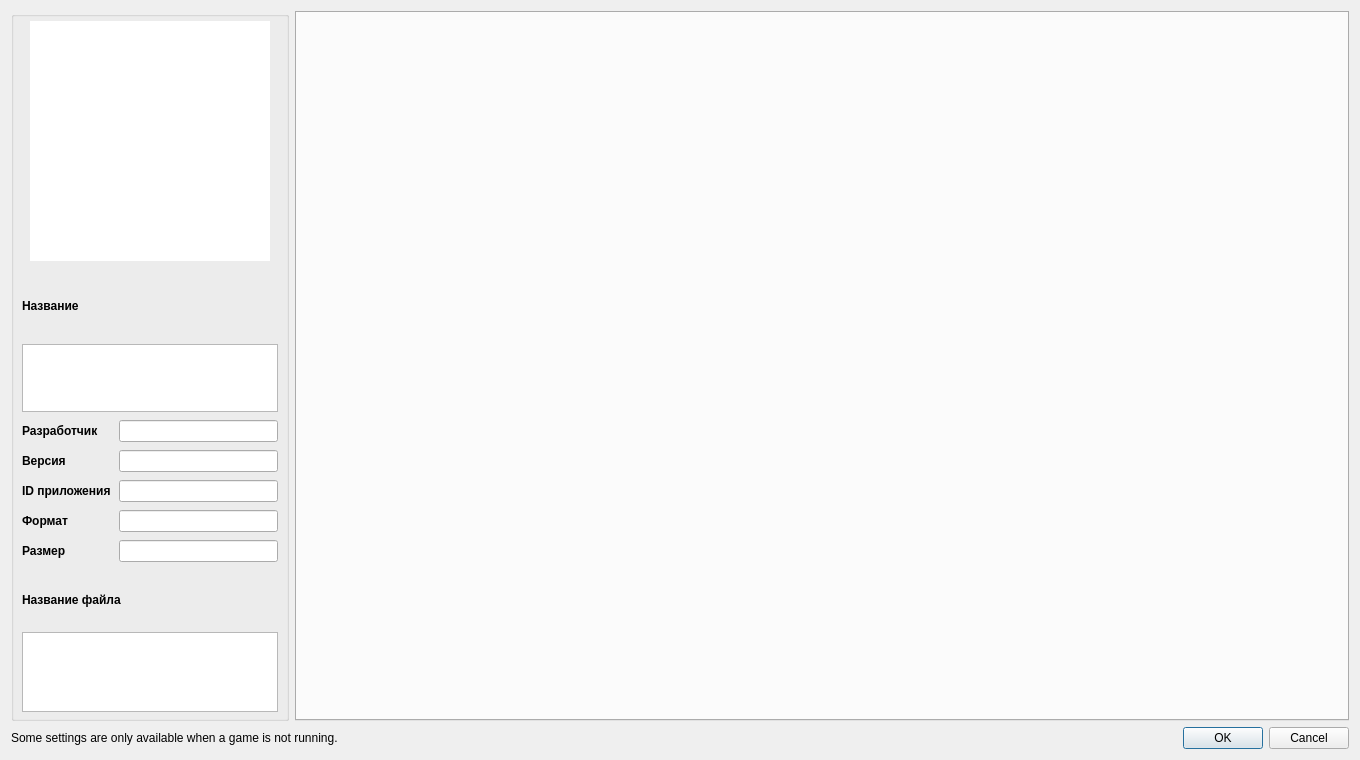
<?xml version="1.0" encoding="UTF-8"?>
<ui version="4.0">
 <class>ConfigurePerGame</class>
 <widget class="QDialog" name="ConfigurePerGame">
  <property name="geometry">
   <rect>
    <x>0</x>
    <y>0</y>
    <width>1360</width>
    <height>760</height>
   </rect>
  </property>
  <property name="minimumSize">
   <size>
    <width>1200</width>
    <height>720</height>
   </size>
  </property>
  <property name="windowTitle">
   <string>Параметры игры</string>
  </property>
  <layout class="QVBoxLayout" name="verticalLayout_3">
   <item>
    <layout class="QHBoxLayout" name="horizontalLayout">
     <item>
      <widget class="QGroupBox" name="groupBox">
       <property name="sizePolicy">
        <sizepolicy hsizetype="Maximum" vsizetype="Preferred">
         <horstretch>0</horstretch>
         <verstretch>0</verstretch>
        </sizepolicy>
       </property>
       <property name="title">
        <string/>
       </property>
        <layout class="QVBoxLayout" name="verticalLayout">
         <property name="spacing">
          <number>8</number>
         </property>
         <property name="leftMargin">
          <number>8</number>
         </property>
         <property name="topMargin">
          <number>4</number>
         </property>
         <property name="rightMargin">
          <number>8</number>
         </property>
         <property name="bottomMargin">
          <number>6</number>
         </property>
         <item alignment="Qt::AlignHCenter">
          <widget class="QGraphicsView" name="icon_view">
           <property name="sizePolicy">
            <sizepolicy hsizetype="Fixed" vsizetype="Fixed">
             <horstretch>0</horstretch>
             <verstretch>0</verstretch>
            </sizepolicy>
           </property>
           <property name="minimumSize">
            <size>
             <width>240</width>
             <height>240</height>
            </size>
           </property>
           <property name="maximumSize">
            <size>
             <width>240</width>
             <height>240</height>
            </size>
           </property>
           <property name="frameShape">
            <enum>QFrame::NoFrame</enum>
           </property>
           <property name="verticalScrollBarPolicy">
            <enum>Qt::ScrollBarAlwaysOff</enum>
           </property>
           <property name="horizontalScrollBarPolicy">
            <enum>Qt::ScrollBarAlwaysOff</enum>
           </property>
           <property name="interactive">
            <bool>false</bool>
           </property>
          </widget>
         </item>
         <item>
          <layout class="QVBoxLayout" name="name_layout">
           <property name="spacing">
            <number>2</number>
           </property>
           <item>
            <widget class="QLabel" name="label">
             <property name="text">
              <string>Название</string>
             </property>
             <property name="font">
              <font>
               <bold>true</bold>
              </font>
             </property>
             <property name="alignment">
              <set>Qt::AlignLeading|Qt::AlignLeft|Qt::AlignVCenter</set>
             </property>
            </widget>
           </item>
           <item>
            <widget class="QTextEdit" name="display_name">
             <property name="enabled">
              <bool>true</bool>
             </property>
             <property name="readOnly">
              <bool>true</bool>
             </property>
             <property name="acceptRichText">
              <bool>false</bool>
             </property>
             <property name="minimumSize">
              <size>
               <width>0</width>
               <height>60</height>
              </size>
             </property>
             <property name="maximumSize">
              <size>
               <width>16777215</width>
               <height>68</height>
              </size>
             </property>
            </widget>
           </item>
          </layout>
         </item>
         <item>
          <layout class="QGridLayout" name="gridLayout_2">
           <property name="verticalSpacing">
            <number>8</number>
           </property>
           <property name="horizontalSpacing">
            <number>8</number>
           </property>
           <item row="0" column="0">
            <widget class="QLabel" name="label_2">
             <property name="text">
              <string>Разработчик</string>
             </property>
             <property name="font">
              <font>
               <bold>true</bold>
              </font>
             </property>
            </widget>
           </item>
           <item row="0" column="1">
            <widget class="QLineEdit" name="display_developer">
             <property name="enabled">
              <bool>true</bool>
             </property>
             <property name="readOnly">
              <bool>true</bool>
             </property>
            </widget>
           </item>
           <item row="1" column="0">
            <widget class="QLabel" name="label_3">
             <property name="text">
              <string>Версия</string>
             </property>
             <property name="font">
              <font>
               <bold>true</bold>
              </font>
             </property>
            </widget>
           </item>
           <item row="1" column="1">
            <widget class="QLineEdit" name="display_version">
             <property name="enabled">
              <bool>true</bool>
             </property>
             <property name="readOnly">
              <bool>true</bool>
             </property>
            </widget>
           </item>
           <item row="2" column="0">
            <widget class="QLabel" name="label_4">
             <property name="text">
              <string>ID приложения</string>
             </property>
             <property name="font">
              <font>
               <bold>true</bold>
              </font>
             </property>
            </widget>
           </item>
           <item row="2" column="1">
            <widget class="QLineEdit" name="display_title_id">
             <property name="enabled">
              <bool>true</bool>
             </property>
             <property name="readOnly">
              <bool>true</bool>
             </property>
            </widget>
           </item>
           <item row="3" column="0">
            <widget class="QLabel" name="label_5">
             <property name="text">
              <string>Формат</string>
             </property>
             <property name="font">
              <font>
               <bold>true</bold>
              </font>
             </property>
            </widget>
           </item>
           <item row="3" column="1">
            <widget class="QLineEdit" name="display_format">
             <property name="enabled">
              <bool>true</bool>
             </property>
             <property name="readOnly">
              <bool>true</bool>
             </property>
            </widget>
           </item>
           <item row="4" column="0">
            <widget class="QLabel" name="label_6">
             <property name="text">
              <string>Размер</string>
             </property>
             <property name="font">
              <font>
               <bold>true</bold>
              </font>
             </property>
            </widget>
           </item>
           <item row="4" column="1">
            <widget class="QLineEdit" name="display_size">
             <property name="enabled">
              <bool>true</bool>
             </property>
             <property name="readOnly">
              <bool>true</bool>
             </property>
            </widget>
           </item>
          </layout>
         </item>
         <item>
          <layout class="QVBoxLayout" name="filename_layout">
           <property name="spacing">
            <number>2</number>
           </property>
           <item>
            <widget class="QLabel" name="label_7">
             <property name="text">
              <string>Название файла</string>
             </property>
             <property name="font">
              <font>
               <bold>true</bold>
              </font>
             </property>
             <property name="alignment">
              <set>Qt::AlignLeading|Qt::AlignLeft|Qt::AlignVCenter</set>
             </property>
            </widget>
           </item>
           <item>
            <widget class="QTextEdit" name="display_filename">
             <property name="enabled">
              <bool>true</bool>
             </property>
             <property name="readOnly">
              <bool>true</bool>
             </property>
             <property name="acceptRichText">
              <bool>false</bool>
             </property>
             <property name="sizePolicy">
              <sizepolicy hsizetype="Expanding" vsizetype="Expanding">
               <horstretch>0</horstretch>
               <verstretch>1</verstretch>
              </sizepolicy>
             </property>
             <property name="minimumSize">
              <size>
               <width>0</width>
               <height>60</height>
              </size>
             </property>
             <property name="maximumSize">
              <size>
               <width>16777215</width>
               <height>80</height>
              </size>
             </property>
            </widget>
           </item>
          </layout>
         </item>
        </layout>
      </widget>
     </item>
     <item>
      <layout class="QVBoxLayout" name="VerticalLayout">
       <item>
        <layout class="QVBoxLayout" name="verticalLayout_2"/>
       </item>
       <item>
        <widget class="QTabWidget" name="tabWidget">
         <property name="enabled">
          <bool>true</bool>
         </property>
         <property name="currentIndex">
          <number>-1</number>
         </property>
         <property name="usesScrollButtons">
          <bool>true</bool>
         </property>
         <property name="documentMode">
          <bool>false</bool>
         </property>
         <property name="tabsClosable">
          <bool>false</bool>
         </property>
        </widget>
       </item>
      </layout>
     </item>
    </layout>
   </item>
   <item>
    <layout class="QHBoxLayout" name="horizontalLayout_2">
     <item>
      <widget class="QLabel" name="label_8">
       <property name="text">
        <string>Some settings are only available when a game is not running.</string>
       </property>
      </widget>
     </item>
     <item>
      <widget class="QDialogButtonBox" name="buttonBox">
       <property name="sizePolicy">
        <sizepolicy hsizetype="Preferred" vsizetype="Preferred">
         <horstretch>0</horstretch>
         <verstretch>0</verstretch>
        </sizepolicy>
       </property>
       <property name="orientation">
        <enum>Qt::Horizontal</enum>
       </property>
       <property name="standardButtons">
        <set>QDialogButtonBox::Cancel|QDialogButtonBox::Ok</set>
       </property>
      </widget>
     </item>
    </layout>
   </item>
  </layout>
 </widget>
 <resources/>
 <connections>
  <connection>
   <sender>buttonBox</sender>
   <signal>accepted()</signal>
   <receiver>ConfigurePerGame</receiver>
   <slot>accept()</slot>
   <hints>
    <hint type="sourcelabel">
     <x>20</x>
     <y>20</y>
    </hint>
    <hint type="destinationlabel">
     <x>20</x>
     <y>20</y>
    </hint>
   </hints>
  </connection>
  <connection>
   <sender>buttonBox</sender>
   <signal>rejected()</signal>
   <receiver>ConfigurePerGame</receiver>
   <slot>reject()</slot>
   <hints>
    <hint type="sourcelabel">
     <x>20</x>
     <y>20</y>
    </hint>
    <hint type="destinationlabel">
     <x>20</x>
     <y>20</y>
    </hint>
   </hints>
  </connection>
 </connections>
</ui>
